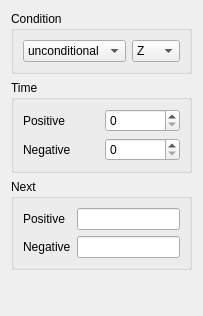
         <widget class="QWidget" name="pageMiscellaneous">
          <property name="geometry">
           <rect>
            <x>0</x>
            <y>0</y>
            <width>188</width>
            <height>316</height>
           </rect>
          </property>
          <attribute name="label">
           <string>Miscellaneous</string>
          </attribute>
          <layout class="QVBoxLayout" name="verticalLayout_11">
           <item>
            <widget class="QGroupBox" name="groupBox_15">
             <property name="title">
              <string>Condition</string>
             </property>
             <layout class="QGridLayout" name="gridLayout_18">
              <item row="0" column="0">
               <widget class="QComboBox" name="comboBox_21">
                <item>
                 <property name="text">
                  <string>unconditional</string>
                 </property>
                </item>
                <item>
                 <property name="text">
                  <string>if</string>
                 </property>
                </item>
                <item>
                 <property name="text">
                  <string>if not</string>
                 </property>
                </item>
               </widget>
              </item>
              <item row="0" column="1">
               <widget class="QComboBox" name="comboBox_22">
                <item>
                 <property name="text">
                  <string>Z</string>
                 </property>
                </item>
                <item>
                 <property name="text">
                  <string>C</string>
                 </property>
                </item>
                <item>
                 <property name="text">
                  <string>OV</string>
                 </property>
                </item>
                <item>
                 <property name="text">
                  <string>N</string>
                 </property>
                </item>
                <item>
                 <property name="text">
                  <string>HC</string>
                 </property>
                </item>
                <item>
                 <property name="text">
                  <string>IE</string>
                 </property>
                </item>
                <item>
                 <property name="text">
                  <string>P</string>
                 </property>
                </item>
                <item>
                 <property name="text">
                  <string>F</string>
                 </property>
                </item>
               </widget>
              </item>
             </layout>
            </widget>
           </item>
           <item>
            <widget class="QGroupBox" name="groupBox_16">
             <property name="title">
              <string>Time</string>
             </property>
             <layout class="QGridLayout" name="gridLayout_19">
              <item row="0" column="0">
               <widget class="QLabel" name="label_41">
                <property name="text">
                 <string>Positive</string>
                </property>
               </widget>
              </item>
              <item row="1" column="0">
               <widget class="QLabel" name="label_42">
                <property name="text">
                 <string>Negative</string>
                </property>
               </widget>
              </item>
              <item row="0" column="1">
               <widget class="QSpinBox" name="spinBox_15"/>
              </item>
              <item row="1" column="1">
               <widget class="QSpinBox" name="spinBox_16"/>
              </item>
             </layout>
            </widget>
           </item>
           <item>
            <widget class="QGroupBox" name="groupBox_17">
             <property name="title">
              <string>Next</string>
             </property>
             <layout class="QGridLayout" name="gridLayout_20">
              <item row="0" column="0">
               <widget class="QLabel" name="label_43">
                <property name="text">
                 <string>Positive</string>
                </property>
               </widget>
              </item>
              <item row="1" column="0">
               <widget class="QLabel" name="label_44">
                <property name="text">
                 <string>Negative</string>
                </property>
               </widget>
              </item>
              <item row="0" column="1">
               <widget class="QLineEdit" name="lineEdit_5"/>
              </item>
              <item row="1" column="1">
               <widget class="QLineEdit" name="lineEdit_6"/>
              </item>
             </layout>
            </widget>
           </item>
           <item>
            <spacer name="verticalSpacer_7">
             <property name="orientation">
              <enum>Qt::Vertical</enum>
             </property>
             <property name="sizeHint" stdset="0">
              <size>
               <width>20</width>
               <height>40</height>
              </size>
             </property>
            </spacer>
           </item>
          </layout>
         </widget>
